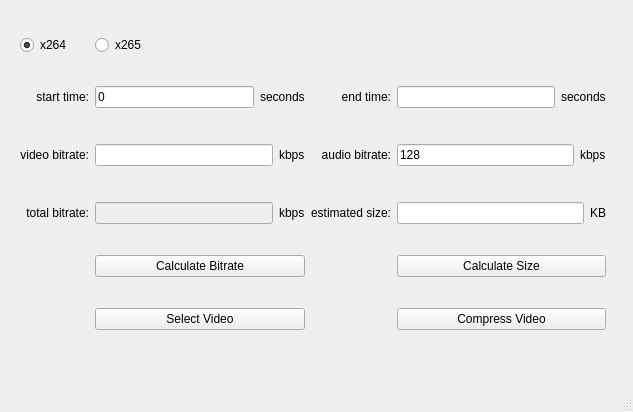
<?xml version="1.0" encoding="UTF-8"?>
<ui version="4.0">
 <class>MainWindow</class>
 <widget class="QMainWindow" name="MainWindow">
  <property name="geometry">
   <rect>
    <x>0</x>
    <y>0</y>
    <width>633</width>
    <height>412</height>
   </rect>
  </property>
  <property name="windowTitle">
   <string>MainWindow</string>
  </property>
  <widget class="QWidget" name="centralwidget">
   <widget class="QWidget" name="gridLayoutWidget">
    <property name="geometry">
     <rect>
      <x>20</x>
      <y>10</y>
      <width>586</width>
      <height>351</height>
     </rect>
    </property>
    <layout class="QGridLayout" name="gridLayout">
     <item row="1" column="4">
      <layout class="QHBoxLayout" name="horizontalLayout_2">
       <item>
        <widget class="QLineEdit" name="endTime">
         <property name="toolTip">
          <string/>
         </property>
         <property name="accessibleName">
          <string/>
         </property>
         <property name="inputMask">
          <string/>
         </property>
         <property name="text">
          <string/>
         </property>
         <property name="maxLength">
          <number>10</number>
         </property>
         <property name="placeholderText">
          <string/>
         </property>
        </widget>
       </item>
       <item>
        <widget class="QLabel" name="label_6">
         <property name="text">
          <string>seconds</string>
         </property>
        </widget>
       </item>
      </layout>
     </item>
     <item row="2" column="3">
      <widget class="QLabel" name="label_2">
       <property name="text">
        <string>audio bitrate:</string>
       </property>
       <property name="alignment">
        <set>Qt::AlignmentFlag::AlignRight|Qt::AlignmentFlag::AlignTrailing|Qt::AlignmentFlag::AlignVCenter</set>
       </property>
      </widget>
     </item>
     <item row="2" column="0">
      <widget class="QLabel" name="label">
       <property name="maximumSize">
        <size>
         <width>16777215</width>
         <height>32</height>
        </size>
       </property>
       <property name="text">
        <string>video bitrate:</string>
       </property>
       <property name="alignment">
        <set>Qt::AlignmentFlag::AlignRight|Qt::AlignmentFlag::AlignTrailing|Qt::AlignmentFlag::AlignVCenter</set>
       </property>
      </widget>
     </item>
     <item row="4" column="4">
      <widget class="QPushButton" name="getEstimatedSize">
       <property name="text">
        <string>Calculate Size</string>
       </property>
      </widget>
     </item>
     <item row="0" column="0">
      <widget class="QRadioButton" name="x264">
       <property name="layoutDirection">
        <enum>Qt::LayoutDirection::LeftToRight</enum>
       </property>
       <property name="text">
        <string>x264</string>
       </property>
       <property name="checked">
        <bool>true</bool>
       </property>
      </widget>
     </item>
     <item row="4" column="2">
      <widget class="QPushButton" name="getBitrate">
       <property name="text">
        <string>Calculate Bitrate</string>
       </property>
      </widget>
     </item>
     <item row="1" column="0">
      <widget class="QLabel" name="startTimeLabel">
       <property name="maximumSize">
        <size>
         <width>16777215</width>
         <height>20</height>
        </size>
       </property>
       <property name="text">
        <string>start time:</string>
       </property>
       <property name="alignment">
        <set>Qt::AlignmentFlag::AlignRight|Qt::AlignmentFlag::AlignTrailing|Qt::AlignmentFlag::AlignVCenter</set>
       </property>
      </widget>
     </item>
     <item row="3" column="4">
      <layout class="QHBoxLayout" name="horizontalLayout_7">
       <item>
        <widget class="QLineEdit" name="estimatedSize">
         <property name="toolTip">
          <string/>
         </property>
         <property name="accessibleName">
          <string/>
         </property>
         <property name="inputMask">
          <string/>
         </property>
         <property name="text">
          <string/>
         </property>
         <property name="maxLength">
          <number>10</number>
         </property>
         <property name="placeholderText">
          <string/>
         </property>
        </widget>
       </item>
       <item>
        <widget class="QLabel" name="label_11">
         <property name="text">
          <string>KB</string>
         </property>
        </widget>
       </item>
      </layout>
     </item>
     <item row="3" column="0">
      <widget class="QLabel" name="label_4">
       <property name="maximumSize">
        <size>
         <width>16777215</width>
         <height>20</height>
        </size>
       </property>
       <property name="text">
        <string>total bitrate:</string>
       </property>
       <property name="alignment">
        <set>Qt::AlignmentFlag::AlignRight|Qt::AlignmentFlag::AlignTrailing|Qt::AlignmentFlag::AlignVCenter</set>
       </property>
      </widget>
     </item>
     <item row="2" column="4">
      <layout class="QHBoxLayout" name="horizontalLayout_4">
       <item>
        <widget class="QLineEdit" name="audioBitrate">
         <property name="toolTip">
          <string/>
         </property>
         <property name="accessibleName">
          <string/>
         </property>
         <property name="inputMask">
          <string/>
         </property>
         <property name="text">
          <string>128</string>
         </property>
         <property name="maxLength">
          <number>10</number>
         </property>
         <property name="placeholderText">
          <string/>
         </property>
        </widget>
       </item>
       <item>
        <widget class="QLabel" name="label_8">
         <property name="text">
          <string>kbps</string>
         </property>
        </widget>
       </item>
      </layout>
     </item>
     <item row="1" column="2">
      <layout class="QHBoxLayout" name="horizontalLayout">
       <item>
        <widget class="QLineEdit" name="startTime">
         <property name="toolTip">
          <string/>
         </property>
         <property name="accessibleName">
          <string/>
         </property>
         <property name="inputMask">
          <string/>
         </property>
         <property name="text">
          <string>0</string>
         </property>
         <property name="maxLength">
          <number>10</number>
         </property>
         <property name="placeholderText">
          <string/>
         </property>
        </widget>
       </item>
       <item>
        <widget class="QLabel" name="label_5">
         <property name="text">
          <string>seconds</string>
         </property>
        </widget>
       </item>
      </layout>
     </item>
     <item row="1" column="3">
      <widget class="QLabel" name="end_time_label">
       <property name="text">
        <string>end time:</string>
       </property>
       <property name="alignment">
        <set>Qt::AlignmentFlag::AlignRight|Qt::AlignmentFlag::AlignTrailing|Qt::AlignmentFlag::AlignVCenter</set>
       </property>
      </widget>
     </item>
     <item row="3" column="2">
      <layout class="QHBoxLayout" name="horizontalLayout_5">
       <item>
        <widget class="QLineEdit" name="totalBitrate">
         <property name="enabled">
          <bool>false</bool>
         </property>
         <property name="toolTip">
          <string/>
         </property>
         <property name="accessibleName">
          <string/>
         </property>
         <property name="inputMask">
          <string/>
         </property>
         <property name="text">
          <string/>
         </property>
         <property name="maxLength">
          <number>10</number>
         </property>
         <property name="placeholderText">
          <string/>
         </property>
         <property name="clearButtonEnabled">
          <bool>false</bool>
         </property>
        </widget>
       </item>
       <item>
        <widget class="QLabel" name="label_9">
         <property name="text">
          <string>kbps</string>
         </property>
        </widget>
       </item>
      </layout>
     </item>
     <item row="0" column="2">
      <widget class="QRadioButton" name="x265">
       <property name="text">
        <string>x265</string>
       </property>
      </widget>
     </item>
     <item row="2" column="2">
      <layout class="QHBoxLayout" name="horizontalLayout_3">
       <item>
        <widget class="QLineEdit" name="videoBitrate">
         <property name="toolTip">
          <string/>
         </property>
         <property name="accessibleName">
          <string/>
         </property>
         <property name="inputMask">
          <string/>
         </property>
         <property name="text">
          <string/>
         </property>
         <property name="maxLength">
          <number>10</number>
         </property>
         <property name="placeholderText">
          <string/>
         </property>
        </widget>
       </item>
       <item>
        <widget class="QLabel" name="label_7">
         <property name="text">
          <string>kbps</string>
         </property>
        </widget>
       </item>
      </layout>
     </item>
     <item row="3" column="3">
      <widget class="QLabel" name="label_3">
       <property name="text">
        <string>estimated size:</string>
       </property>
       <property name="alignment">
        <set>Qt::AlignmentFlag::AlignRight|Qt::AlignmentFlag::AlignTrailing|Qt::AlignmentFlag::AlignVCenter</set>
       </property>
      </widget>
     </item>
     <item row="5" column="4">
      <widget class="QPushButton" name="compressVideo">
       <property name="text">
        <string>Compress Video</string>
       </property>
      </widget>
     </item>
     <item row="5" column="2">
      <widget class="QPushButton" name="selectVideo">
       <property name="text">
        <string>Select Video</string>
       </property>
      </widget>
     </item>
    </layout>
   </widget>
  </widget>
  <widget class="QMenuBar" name="menubar">
   <property name="geometry">
    <rect>
     <x>0</x>
     <y>0</y>
     <width>633</width>
     <height>25</height>
    </rect>
   </property>
  </widget>
  <widget class="QStatusBar" name="statusbar"/>
 </widget>
 <resources/>
 <connections/>
</ui>
